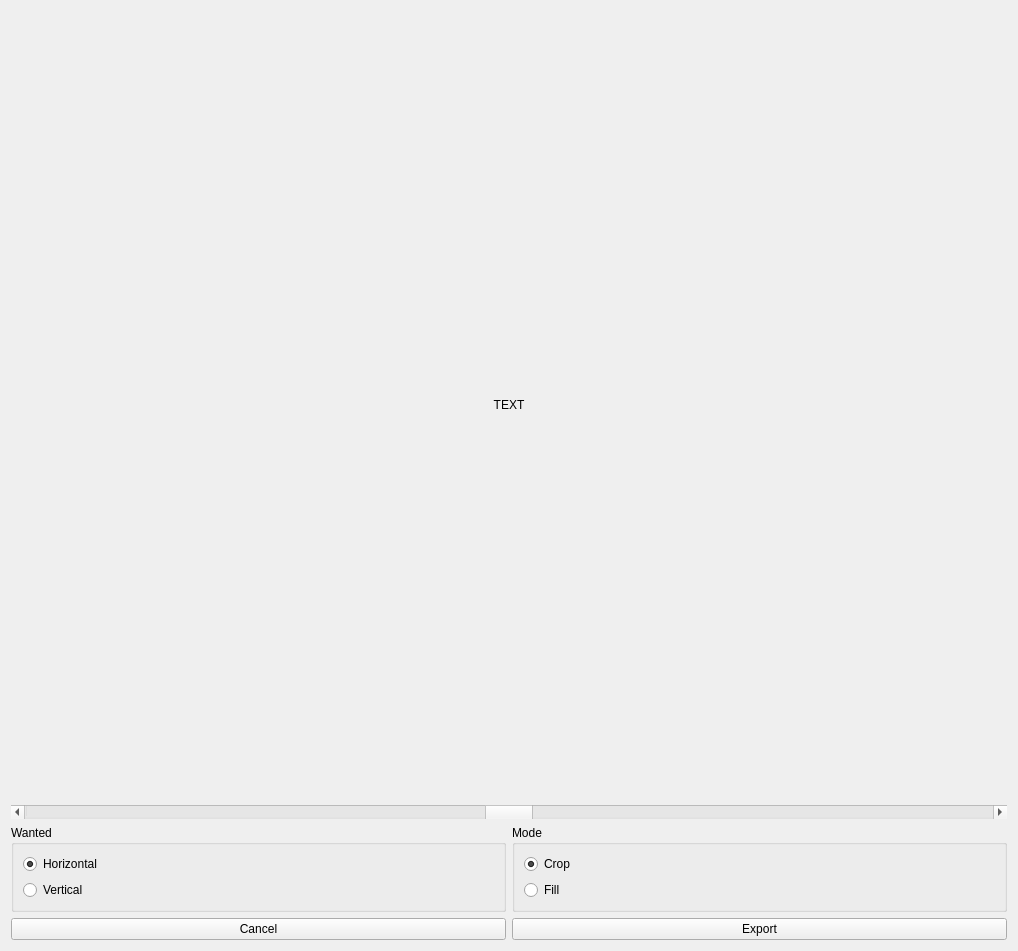
<?xml version="1.0" encoding="UTF-8"?>
<ui version="4.0">
 <class>mainWidget</class>
 <widget class="QWidget" name="mainWidget">
  <property name="enabled">
   <bool>true</bool>
  </property>
  <property name="geometry">
   <rect>
    <x>0</x>
    <y>0</y>
    <width>1018</width>
    <height>951</height>
   </rect>
  </property>
  <property name="minimumSize">
   <size>
    <width>996</width>
    <height>0</height>
   </size>
  </property>
  <property name="acceptDrops">
   <bool>true</bool>
  </property>
  <property name="windowTitle">
   <string>QuickBac</string>
  </property>
  <layout class="QVBoxLayout" name="verticalLayout">
   <item>
    <widget class="QLabel" name="image">
     <property name="sizePolicy">
      <sizepolicy hsizetype="Preferred" vsizetype="MinimumExpanding">
       <horstretch>0</horstretch>
       <verstretch>0</verstretch>
      </sizepolicy>
     </property>
     <property name="minimumSize">
      <size>
       <width>0</width>
       <height>360</height>
      </size>
     </property>
     <property name="acceptDrops">
      <bool>false</bool>
     </property>
     <property name="layoutDirection">
      <enum>Qt::LayoutDirection::LeftToRight</enum>
     </property>
     <property name="text">
      <string>TEXT</string>
     </property>
     <property name="scaledContents">
      <bool>false</bool>
     </property>
     <property name="alignment">
      <set>Qt::AlignmentFlag::AlignCenter</set>
     </property>
     <property name="textInteractionFlags">
      <set>Qt::TextInteractionFlag::NoTextInteraction</set>
     </property>
    </widget>
   </item>
   <item>
    <widget class="QScrollBar" name="offset">
     <property name="minimum">
      <number>-100</number>
     </property>
     <property name="maximum">
      <number>100</number>
     </property>
     <property name="value">
      <number>0</number>
     </property>
     <property name="orientation">
      <enum>Qt::Orientation::Horizontal</enum>
     </property>
    </widget>
   </item>
   <item>
    <layout class="QHBoxLayout" name="controls">
     <property name="sizeConstraint">
      <enum>QLayout::SizeConstraint::SetMinimumSize</enum>
     </property>
     <item>
      <widget class="QGroupBox" name="groupBox">
       <property name="title">
        <string>Wanted</string>
       </property>
       <layout class="QVBoxLayout" name="verticalLayout_2">
        <item>
         <widget class="QRadioButton" name="horizontal">
          <property name="text">
           <string>Horizontal</string>
          </property>
          <property name="checked">
           <bool>true</bool>
          </property>
         </widget>
        </item>
        <item>
         <widget class="QRadioButton" name="vertical">
          <property name="text">
           <string>Vertical</string>
          </property>
         </widget>
        </item>
       </layout>
      </widget>
     </item>
     <item>
      <widget class="QGroupBox" name="groupBox_2">
       <property name="title">
        <string>Mode</string>
       </property>
       <layout class="QVBoxLayout" name="verticalLayout_3">
        <item>
         <widget class="QRadioButton" name="crop">
          <property name="text">
           <string>Crop</string>
          </property>
          <property name="checked">
           <bool>true</bool>
          </property>
         </widget>
        </item>
        <item>
         <widget class="QRadioButton" name="fill">
          <property name="text">
           <string>Fill</string>
          </property>
         </widget>
        </item>
       </layout>
      </widget>
     </item>
    </layout>
   </item>
   <item>
    <layout class="QHBoxLayout" name="buttons">
     <property name="sizeConstraint">
      <enum>QLayout::SizeConstraint::SetMinimumSize</enum>
     </property>
     <item>
      <widget class="QPushButton" name="cancel">
       <property name="text">
        <string>Cancel</string>
       </property>
      </widget>
     </item>
     <item>
      <widget class="QPushButton" name="export_2">
       <property name="text">
        <string>Export</string>
       </property>
      </widget>
     </item>
    </layout>
   </item>
  </layout>
 </widget>
 <resources/>
 <connections/>
</ui>
